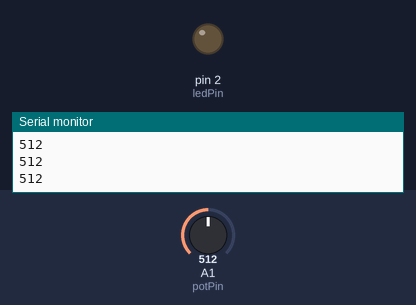
Recording of a sketch running on a simulated Arduino Uno, built with avr-gcc and run on an emulated ATmega328P. On the bench: output pins drawn as LEDs (lit = HIGH), the last lines printed to the serial monitor. The inputs (shaded band) are chosen by the test bench; at power-on: A1 (potPin) = 512.

Above: at 1.2 s.
1.3 s: A1 (potPin) set to 982
3.2 s: A1 (potPin) set to 1015
At 4.1 s:
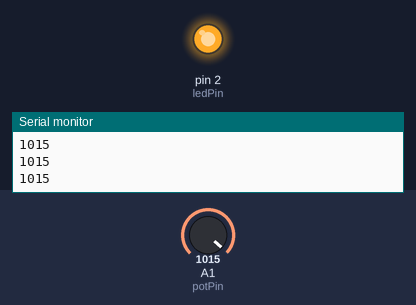
5.1 s: A1 (potPin) set to 990
At 6.8 s:
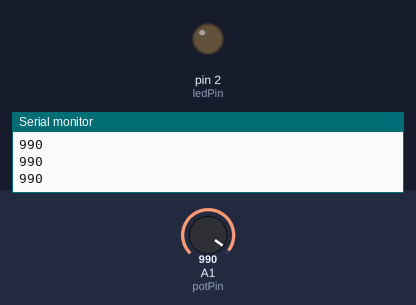
7.1 s: A1 (potPin) set to 1010
At 8.5 s:
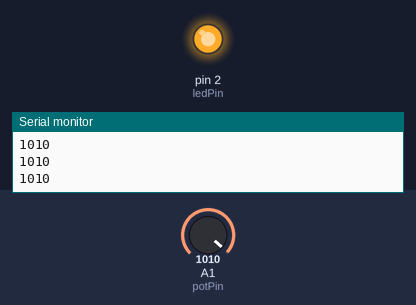
Timing chart, 0 to 10.1 s (numbered marks = the images above; inputs shaded):
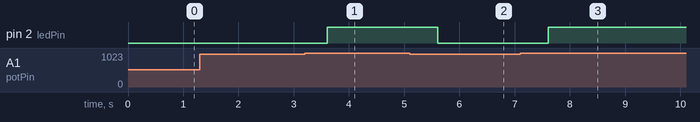

The sketch:

while.ino
```cpp
int i = 0;
int dt = 400;
int potPin = A1;
int ledPin = 2;
int potVal;
void setup() {
  // put your setup code here, to run once:
  Serial.begin(9600);
  pinMode(potPin, INPUT);
  pinMode(ledPin, OUTPUT);
}

void loop() {
  // put your main code here, to run repeatedly:
  potVal = analogRead(potPin);
  Serial.println(potVal);
  delay(dt);
  while (potVal > 1000) {
    digitalWrite(ledPin, HIGH);
    Serial.println(potVal);
    potVal = analogRead(potPin);
    delay(dt);
  }
  digitalWrite(ledPin, LOW);
}
```

Measured:
- the behaviour switches between 1000 and 1001 on A1 (potPin) (found by bisection; images 0 and 1)
- after the input at 3.2 s, pin 2 (ledPin): LOW → HIGH after 0.40 s
- after the input at 5.1 s, pin 2 (ledPin): HIGH → LOW after 0.50 s
- after the input at 7.1 s, pin 2 (ledPin): LOW → HIGH after 0.51 s
